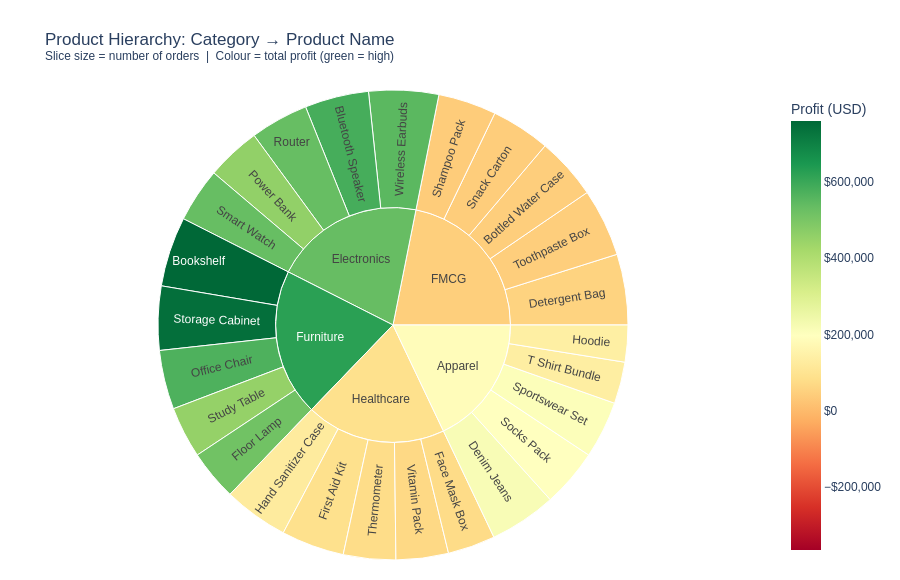

The notebook cell saved with this chart:
### Markdown cell above
### 4.3 Sunburst Chart
**Definition:** A Sunburst chart is a **multi-level pie chart**. The inner ring shows the top-level
categories; the outer ring(s) show sub-categories inside each slice. It is used to visualise
**hierarchical (parent-child) data** in one circular view.

**Why Sunburst?** When your data has two or more levels of grouping (like Region → Countries,
or Category → Products) and you want to see both the parent size and the child breakdown at once.
A regular pie can only show one level.

**Data used:** **Product Category** (inner ring, 5 categories) → **Product Name** (outer ring, 25 products)
coloured by Total **Profit** so size = number of orders and colour = how profitable each product is.

### Code cell
# ── Aggregate ────────────────────────────────────────────────────────────────
sun = (
    df.groupby(["Product Category", "Product Name"])
    .agg(Orders=("Order ID", "count"), Profit=("Profit", "sum"))
    .reset_index()
)

fig = px.sunburst(
    sun,
    path=["Product Category", "Product Name"],
    values="Orders",
    color="Profit",
    color_continuous_scale="RdYlGn",
    color_continuous_midpoint=sun["Profit"].median(),
    title="Product Hierarchy: Category → Product Name<br>"
          "<sup>Slice size = number of orders &nbsp;|&nbsp; Colour = total profit (green = high)</sup>",
)
fig.update_layout(
    height=580,
    margin=dict(t=90, b=20, l=20, r=20),
    coloraxis_colorbar=dict(title="Profit (USD)", tickformat="$,.0f"),
    font=dict(family="Arial", size=12),
)
fig.show()

### Figure 1 — Plotly figure (JSON) as saved in the notebook; plotly's stock layout.template omitted (floating-point values rounded to 4 significant figures)
{"data": [{"branchvalues": "total", "customdata": [[217300.0], [137700.0], [197300.0], [207500.0], [135100.0], [582500.0], [457400.0], [532200.0], [532700.0], [550900.0], [44340.0], [55200.0], [40590.0], [42930.0], [43630.0], [759700.0], [515200.0], [570400.0], [743900.0], [452800.0], [76030.0], [88170.0], [126100.0], [79260.0], [68470.0], [186300.0], [533800.0], [45660.0], [622900.0], [89550.0]], "domain": {"x": [0, 1], "y": [0, 1]}, "hovertemplate": "labels=%{label}<br>Orders=%{value}<br>parent=%{parent}<br>id=%{id}<br>Profit=%{color}<extra></extra>", "ids": ["Apparel/Denim Jeans", "Apparel/Hoodie", "Apparel/Socks Pack", "Apparel/Sportswear Set", "Apparel/T Shirt Bundle", "Electronics/Bluetooth Speaker", "Electronics/Power Bank", "Electronics/Router", "Electronics/Smart Watch", "Electronics/Wireless Earbuds", "FMCG/Bottled Water Case", "FMCG/Detergent Bag", "FMCG/Shampoo Pack", "FMCG/Snack Carton", "FMCG/Toothpaste Box", "Furniture/Bookshelf", "Furniture/Floor Lamp", "Furniture/Office Chair", "Furniture/Storage Cabinet", "Furniture/Study Table", "Healthcare/Face Mask Box", "Healthcare/First Aid Kit", "Healthcare/Hand Sanitizer Case", "Healthcare/Thermometer", "Healthcare/Vitamin Pack", "Apparel", "Electronics", "FMCG", "Furniture", "Healthcare"], "labels": ["Denim Jeans", "Hoodie", "Socks Pack", "Sportswear Set", "T Shirt Bundle", "Bluetooth Speaker", "Power Bank", "Router", "Smart Watch", "Wireless Earbuds", "Bottled Water Case", "Detergent Bag", "Shampoo Pack", "Snack Carton", "Toothpaste Box", "Bookshelf", "Floor Lamp", "Office Chair", "Storage Cabinet", "Study Table", "Face Mask Box", "First Aid Kit", "Hand Sanitizer Case", "Thermometer", "Vitamin Pack", "Apparel", "Electronics", "FMCG", "Furniture", "Healthcare"], "marker": {"coloraxis": "coloraxis", "colors": [217300.0, 137700.0, 197300.0, 207500.0, 135100.0, 582500.0, 457400.0, 532200.0, 532700.0, 550900.0, 44340.0, 55200.0, 40590.0, 42930.0, 43630.0, 759700.0, 515200.0, 570400.0, 743900.0, 452800.0, 76030.0, 88170.0, 126100.0, 79260.0, 68470.0, 186300.0, 533800.0, 45660.0, 622900.0, 89550.0]}, "name": "", "parents": ["Apparel", "Apparel", "Apparel", "Apparel", "Apparel", "Electronics", "Electronics", "Electronics", "Electronics", "Electronics", "FMCG", "FMCG", "FMCG", "FMCG", "FMCG", "Furniture", "Furniture", "Furniture", "Furniture", "Furniture", "Healthcare", "Healthcare", "Healthcare", "Healthcare", "Healthcare", "", "", "", "", ""], "type": "sunburst", "values": [69.0, 38.0, 60.0, 59.0, 43.0, 66.0, 56.0, 60.0, 56.0, 72.0, 64.0, 73.0, 60.0, 61.0, 70.0, 72.0, 52.0, 61.0, 66.0, 53.0, 49.0, 65.0, 67.0, 54.0, 54.0, 269.0, 310.0, 328.0, 304.0, 289.0]}], "layout": {"coloraxis": {"cmid": 197300.0, "colorbar": {"tickformat": "$,.0f", "title": {"text": "Profit (USD)"}}, "colorscale": [[0, "rgb(165,0,38)"], [0.1, "rgb(215,48,39)"], [0.2, "rgb(244,109,67)"], [0.3, "rgb(253,174,97)"], [0.4, "rgb(254,224,139)"], [0.5, "rgb(255,255,191)"], [0.6, "rgb(217,239,139)"], [0.7, "rgb(166,217,106)"], [0.8, "rgb(102,189,99)"], [0.9, "rgb(26,152,80)"], [1, "rgb(0,104,55)"]]}, "font": {"family": "Arial", "size": 12}, "height": 580, "legend": {"tracegroupgap": 0}, "margin": {"b": 20, "l": 20, "r": 20, "t": 90}, "title": {"text": "Product Hierarchy: Category → Product Name<br><sup>Slice size = number of orders &nbsp;|&nbsp; Colour = total profit (green = high)</sup>"}}}
